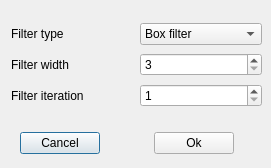
<?xml version="1.0" encoding="UTF-8"?>
<ui version="4.0">
 <class>PspEditFilter</class>
 <widget class="QDialog" name="PspEditFilter">
  <property name="geometry">
   <rect>
    <x>0</x>
    <y>0</y>
    <width>271</width>
    <height>168</height>
   </rect>
  </property>
  <property name="windowTitle">
   <string>Filter</string>
  </property>
  <widget class="QWidget" name="layoutWidget">
   <property name="geometry">
    <rect>
     <x>20</x>
     <y>130</y>
     <width>214</width>
     <height>27</height>
    </rect>
   </property>
   <layout class="QHBoxLayout" name="horizontalLayout">
    <item>
     <widget class="QPushButton" name="pushButtonCaccel">
      <property name="text">
       <string>Cancel</string>
      </property>
     </widget>
    </item>
    <item>
     <spacer name="horizontalSpacer">
      <property name="orientation">
       <enum>Qt::Horizontal</enum>
      </property>
      <property name="sizeHint" stdset="0">
       <size>
        <width>40</width>
        <height>20</height>
       </size>
      </property>
     </spacer>
    </item>
    <item>
     <widget class="QPushButton" name="pushButtonOk">
      <property name="text">
       <string>Ok</string>
      </property>
     </widget>
    </item>
   </layout>
  </widget>
  <widget class="QWidget" name="layoutWidget">
   <property name="geometry">
    <rect>
     <x>11</x>
     <y>21</y>
     <width>251</width>
     <height>91</height>
    </rect>
   </property>
   <layout class="QGridLayout" name="gridLayout">
    <item row="0" column="0">
     <widget class="QLabel" name="labelFilterType">
      <property name="text">
       <string>Filter type</string>
      </property>
     </widget>
    </item>
    <item row="0" column="1">
     <widget class="QComboBox" name="comboBoxFilterType">
      <item>
       <property name="text">
        <string>Box filter</string>
       </property>
      </item>
      <item>
       <property name="text">
        <string>Mean filter</string>
       </property>
      </item>
      <item>
       <property name="text">
        <string>Median filter</string>
       </property>
      </item>
      <item>
       <property name="text">
        <string>Gauss filter</string>
       </property>
      </item>
      <item>
       <property name="text">
        <string>Bilateralter filter</string>
       </property>
      </item>
     </widget>
    </item>
    <item row="1" column="0">
     <widget class="QLabel" name="labelFilterWidth">
      <property name="text">
       <string>Filter width</string>
      </property>
     </widget>
    </item>
    <item row="1" column="1">
     <widget class="QSpinBox" name="spinBox">
      <property name="minimum">
       <number>3</number>
      </property>
      <property name="maximum">
       <number>20</number>
      </property>
      <property name="singleStep">
       <number>2</number>
      </property>
      <property name="value">
       <number>3</number>
      </property>
      <property name="displayIntegerBase">
       <number>10</number>
      </property>
     </widget>
    </item>
    <item row="2" column="0">
     <widget class="QLabel" name="labelFilterIteration">
      <property name="text">
       <string>Filter iteration</string>
      </property>
     </widget>
    </item>
    <item row="2" column="1">
     <widget class="QSpinBox" name="spinBoxIteration">
      <property name="minimum">
       <number>1</number>
      </property>
      <property name="maximum">
       <number>30</number>
      </property>
      <property name="singleStep">
       <number>1</number>
      </property>
      <property name="value">
       <number>1</number>
      </property>
      <property name="displayIntegerBase">
       <number>10</number>
      </property>
     </widget>
    </item>
   </layout>
  </widget>
 </widget>
 <resources/>
 <connections>
  <connection>
   <sender>pushButtonCaccel</sender>
   <signal>clicked(bool)</signal>
   <receiver>PspEditFilter</receiver>
   <slot>reject()</slot>
   <hints>
    <hint type="sourcelabel">
     <x>60</x>
     <y>103</y>
    </hint>
    <hint type="destinationlabel">
     <x>124</x>
     <y>62</y>
    </hint>
   </hints>
  </connection>
  <connection>
   <sender>pushButtonOk</sender>
   <signal>clicked(bool)</signal>
   <receiver>PspEditFilter</receiver>
   <slot>accept()</slot>
   <hints>
    <hint type="sourcelabel">
     <x>192</x>
     <y>103</y>
    </hint>
    <hint type="destinationlabel">
     <x>124</x>
     <y>62</y>
    </hint>
   </hints>
  </connection>
 </connections>
</ui>
